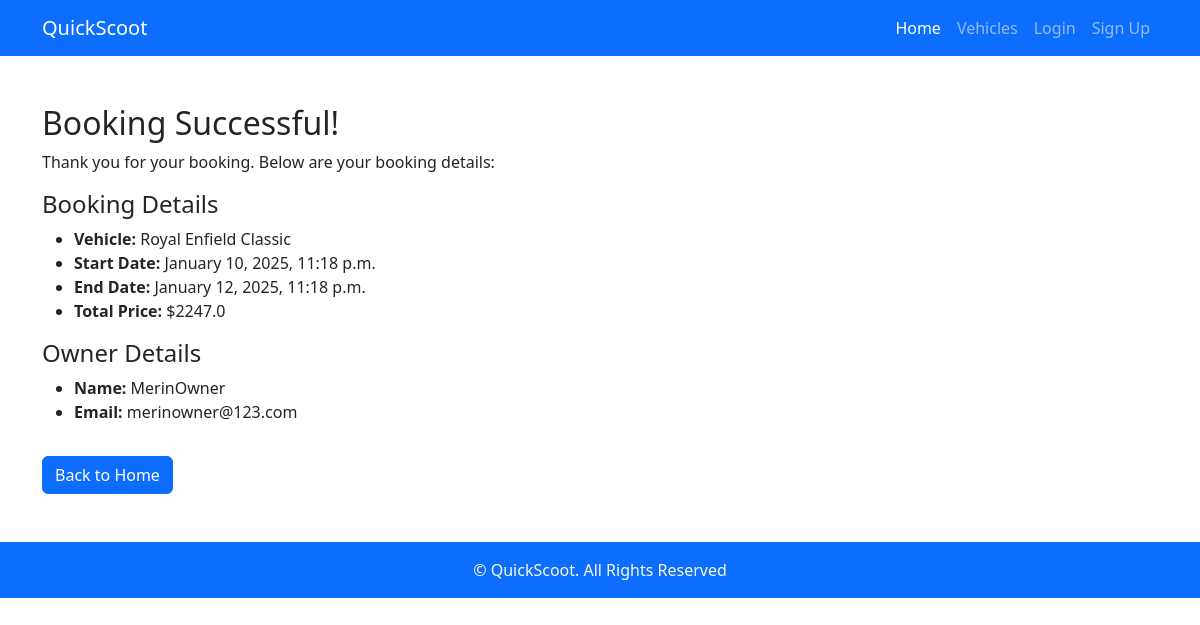
The page /booking/success/1/ on the database its author committed.
### scoot/models.py (models this page shows, shortened)
class Booking(models.Model):
    renter = models.ForeignKey(User, on_delete=models.CASCADE, related_name='bookings')
    two_wheeler = models.ForeignKey(TwoWheeler, on_delete=models.CASCADE, related_name='bookings')
    start_date = models.DateTimeField()
    end_date = models.DateTimeField()
    total_price = models.FloatField()
    status = models.CharField(
        max_length=50,
        choices=[("pending", "Pending"), ("confirmed", "Confirmed"), ("completed", "Completed")],
        default="pending"
    )
    order_id = models.CharField(max_length=100, unique=True, blank=True, null=True)  # Unique order ID
    is_order_placed = models.BooleanField(default=False)  # Add this field

class TwoWheeler(models.Model):
    VEHICLE_TYPES = [
        ('petrol', 'Petrol'),
        ('electric', 'Electric'),
    ]
    title = models.CharField(max_length=255)
    description = models.TextField()
    number_plate = models.CharField(max_length=20, unique=True)  # Unique vehicle number plate
    picture = models.ImageField(upload_to='two_wheeler_pics/')
    owner = models.ForeignKey(User, on_delete=models.CASCADE, related_name='two_wheelers')
    price = models.FloatField()  # Rental price per day
    category = models.ForeignKey(Category, on_delete=models.CASCADE)
    vehicle_type = models.CharField(max_length=50, choices=VEHICLE_TYPES)
    mileage_or_range = models.FloatField()  # Mileage (km/l) for petrol or range (km) for electric vehicles

class User(AbstractUser):
    email = models.EmailField(unique=True)
    profile_pic = models.ImageField(upload_to='profile_pics/', null=True, blank=True)
    user_role = models.CharField(max_length=50, choices=[('owner', 'Owner'), ('renter', 'Renter')])
    USER_ROLE_CHOICES = [
        ('owner', 'Owner'),
        ('renter', 'Renter'),
    ]

### scoot/views.py (the view)
# urls.py: path('booking/success/<int:pk>/', views.BookingSuccessView.as_view(), name='booking_confirmation'),
class BookingSuccessView(View):
    template_name = 'booking_success.html'
    def get(self, request, *args, **kwargs):
        booking_id = kwargs.get('pk')  # Booking ID from the URL
        booking = get_object_or_404(Booking, id=booking_id)
        print("Booking ID:", booking.id)
        print("Vehicle Title:", booking.two_wheeler.title)
        print("Start Date:", booking.start_date)
        print("End Date:", booking.end_date)
        print("Total Price:", booking.total_price)
        print("Owner Name:", booking.two_wheeler.owner.username)
        print("Owner Email:", booking.two_wheeler.owner.email)
        return render(request, self.template_name, {'booking': booking})

### scoot/templates/booking_success.html
{% extends 'baserent.html' %}
{% block main_block1 %}
    <h2>Booking Successful!</h2>
    <p>Thank you for your booking. Below are your booking details:</p>
    <h4>Booking Details</h4>
    <ul>
        <li><strong>Vehicle:</strong> {{ booking.two_wheeler.title }}</li>
        <li><strong>Start Date:</strong> {{ booking.start_date|date:"F j, Y, g:i a" }}</li>
        <li><strong>End Date:</strong> {{ booking.end_date|date:"F j, Y, g:i a" }}</li>
        <li><strong>Total Price:</strong> ${{ booking.total_price }}</li>
    </ul>
    <h4>Owner Details</h4>
    <ul>
        <li><strong>Name:</strong> {{ booking.two_wheeler.owner.username }}</li>
        <li><strong>Email:</strong> {{ booking.two_wheeler.owner.email }}</li>
    </ul>
    <a href="{% url 'renter-dashboard' %}" class="btn btn-primary mt-3">Back to Home</a>
{% endblock %}

### scoot/templates/baserent.html (style rules this page uses)
body { padding-top: 56px; }

### rows shown on the page
Booking: two_wheeler "Royal Enfield Classic", start_date "January 10, 2025, 11:18 p.m.", end_date "January 12, 2025, 11:18 p.m.", total_price "2247.0", two_wheeler.owner.username "MerinOwner", two_wheeler.owner.email "merinowner@123.com"
